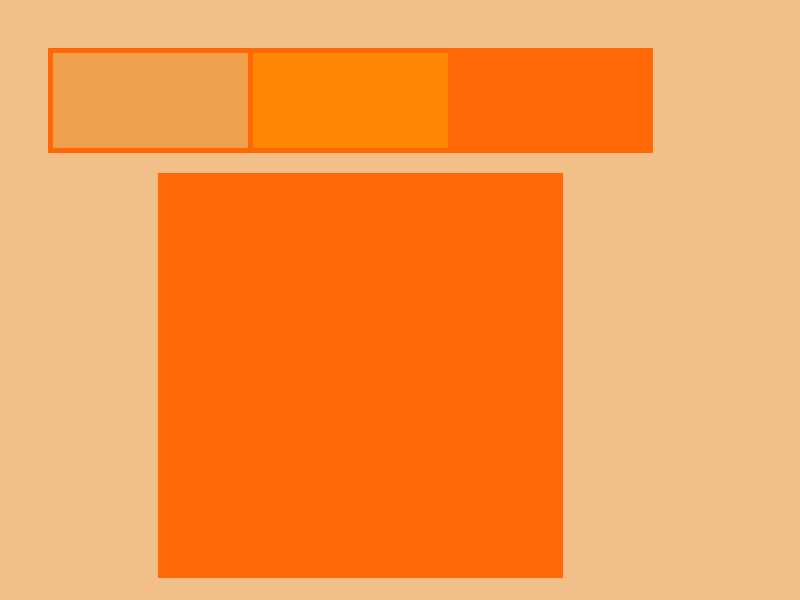
Frame 1 (no input)
Frame 60 (the mouse pressed at the canvas centre just before this capture): identical to frame 1, image omitted
Frame 120 (the mouse held since frame 60 and released just before this capture): identical to frame 1, image omitted

The Processing sketch that drew this single still picture (run headless with seeded random() and noise(); from frame 60 on, the mouse is pressed at the canvas centre):

// Processing sketch: Unit_3_check_2
// ── Unit_3_check_2.pde
//Jason Zhao
//mar, 3, 2025

color orange = #FA680D;
color lightOrange  = #F0A14D;
color creamOrange  = #F2BF89;
color darkOrange   = #FF6905;
color mediumOrange = #FF8705;
color white        = #FFFFFF;

//variables for color selection
color selectedColor;

void setup() {
  size(800, 600);
  strokeWeight(5);
  stroke(orange);
  selectedColor = darkOrange;
}//end of setup ==========

void draw() {
  background(creamOrange);

  //buttons

  tactile (50, 50, 200, 100);
  fill(lightOrange);
  rect(50, 50, 200, 100);

  tactile (250, 50, 200, 100);
  fill(mediumOrange);
  rect(250, 50, 200, 100);


  tactile (450, 50, 200, 100);
  fill(darkOrange);
  rect(450, 50, 200, 100);

  //indicator
  stroke(darkOrange);
  fill(selectedColor);
  square(160, 175, 400);
}

void tactile (int x, int y, int w, int h) {
  if ( mouseX > x && mouseX < x+w && mouseY > y && mouseY < y+h ) {
    stroke(white);
  } else {
    stroke(darkOrange);
  }
}//end tactile



void mouseReleased() {
  //lightorange button
  if (mouseX > 50 && mouseX < 250 && mouseY > 50 && mouseY < 200) {
    selectedColor = lightOrange;
  }

  //mediumOrange button
  if (mouseX > 250 && mouseX < 450 && mouseY > 50 && mouseY < 200) {

    selectedColor = mediumOrange;
  }
  //darkOrange button
  if (mouseX > 450 && mouseX < 650 && mouseY > 50 && mouseY < 200) {

    selectedColor = darkOrange;
  }
}
